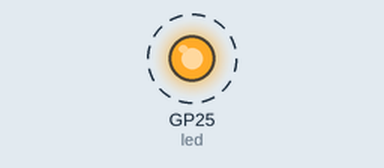
A program run on a simulated Raspberry Pi Pico running MicroPython. Parts: output pins drawn as LEDs (lit = HIGH). Dashed ring = blinking. What the program prints to the serial console is not drawn.

Above: at 0.2 s.
Timing chart, 0 to 3.0 s (numbered marks = the images above):
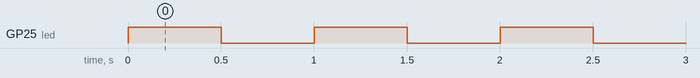

The program:

example01_hello.py
```python
# (licence header left out)
from machine import Pin                 # ライブラリmachineのPinを組み込む
from utime import sleep                 # μtimeからsleepを組み込む

led = Pin(25, Pin.OUT)                  # GPIO出力用インスタンスledを生成

while True:                             # 繰り返し処理
    b = led.value()                     # 現在のLEDの状態を変数bへ代入
    b = int(not(b))                     # 変数bの値を論理反転(0→1、1→0)
    print('Hello, world! LED =',b)      # 変数bの値を表示
    led.value(b)                        # 変数bの値をLED出力
    sleep(0.5)                          # 0.5秒間の待ち時間処理
```

Measured:
- by itself, GP25 (led): alternates HIGH for 0.50 s and LOW for 0.50 s
